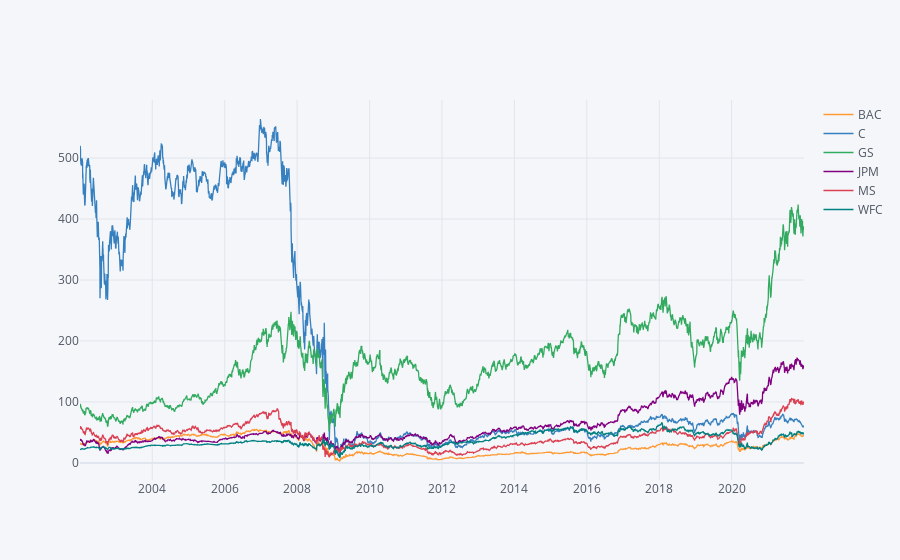

Here is the notebook cell this chart was saved with:
### Code cell
# plotly
bank_stocks.xs(key='Close',axis=1,level='Stock Info').iplot()

### Figure 1 — Plotly figure (JSON) as saved in the notebook; plotly's stock layout.template omitted (floating-point values rounded to 4 significant figures; data arrays with more than 128 entries replaced by an {"elided": "..."} marker saying what was removed)
{"data": [{"line": {"color": "rgba(255, 153, 51, 1.0)", "dash": "solid", "shape": "linear", "width": 1.3}, "mode": "lines", "name": "BAC", "text": "", "type": "scatter", "x": {"elided": "5036 str values"}, "y": {"elided": "5036 float values"}}, {"line": {"color": "rgba(55, 128, 191, 1.0)", "dash": "solid", "shape": "linear", "width": 1.3}, "mode": "lines", "name": "C", "text": "", "type": "scatter", "x": {"elided": "5036 str values"}, "y": {"elided": "5036 float values"}}, {"line": {"color": "rgba(50, 171, 96, 1.0)", "dash": "solid", "shape": "linear", "width": 1.3}, "mode": "lines", "name": "GS", "text": "", "type": "scatter", "x": {"elided": "5036 str values"}, "y": {"elided": "5036 float values"}}, {"line": {"color": "rgba(128, 0, 128, 1.0)", "dash": "solid", "shape": "linear", "width": 1.3}, "mode": "lines", "name": "JPM", "text": "", "type": "scatter", "x": {"elided": "5036 str values"}, "y": {"elided": "5036 float values"}}, {"line": {"color": "rgba(219, 64, 82, 1.0)", "dash": "solid", "shape": "linear", "width": 1.3}, "mode": "lines", "name": "MS", "text": "", "type": "scatter", "x": {"elided": "5036 str values"}, "y": {"elided": "5036 float values"}}, {"line": {"color": "rgba(0, 128, 128, 1.0)", "dash": "solid", "shape": "linear", "width": 1.3}, "mode": "lines", "name": "WFC", "text": "", "type": "scatter", "x": {"elided": "5036 str values"}, "y": {"elided": "5036 float values"}}], "layout": {"legend": {"bgcolor": "#F5F6F9", "font": {"color": "#4D5663"}}, "paper_bgcolor": "#F5F6F9", "plot_bgcolor": "#F5F6F9", "title": {"font": {"color": "#4D5663"}}, "xaxis": {"gridcolor": "#E1E5ED", "showgrid": true, "tickfont": {"color": "#4D5663"}, "title": {"font": {"color": "#4D5663"}, "text": ""}, "zerolinecolor": "#E1E5ED"}, "yaxis": {"gridcolor": "#E1E5ED", "showgrid": true, "tickfont": {"color": "#4D5663"}, "title": {"font": {"color": "#4D5663"}, "text": ""}, "zerolinecolor": "#E1E5ED"}}}
